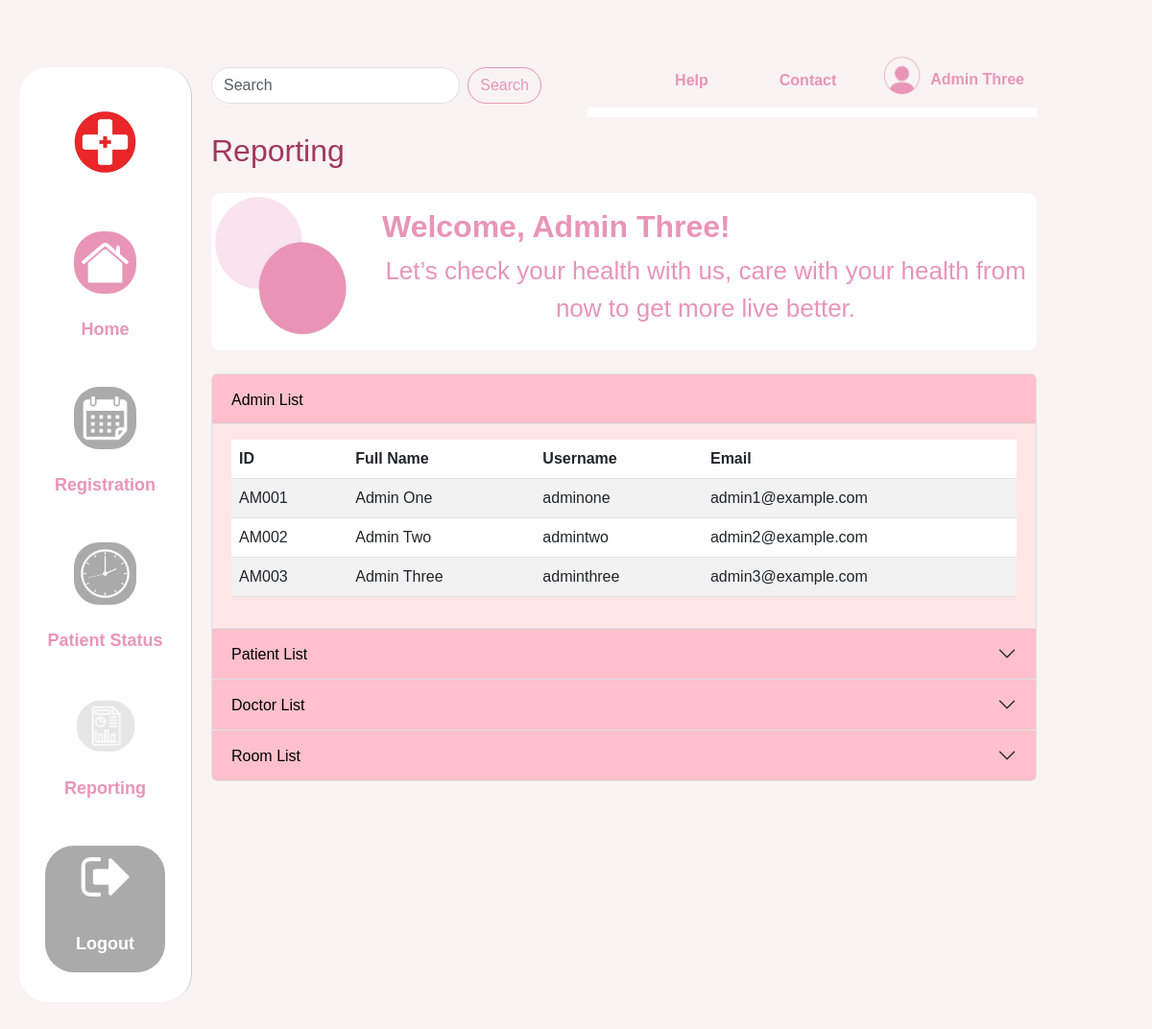
The app's page /reporting.php (signed in), older data.
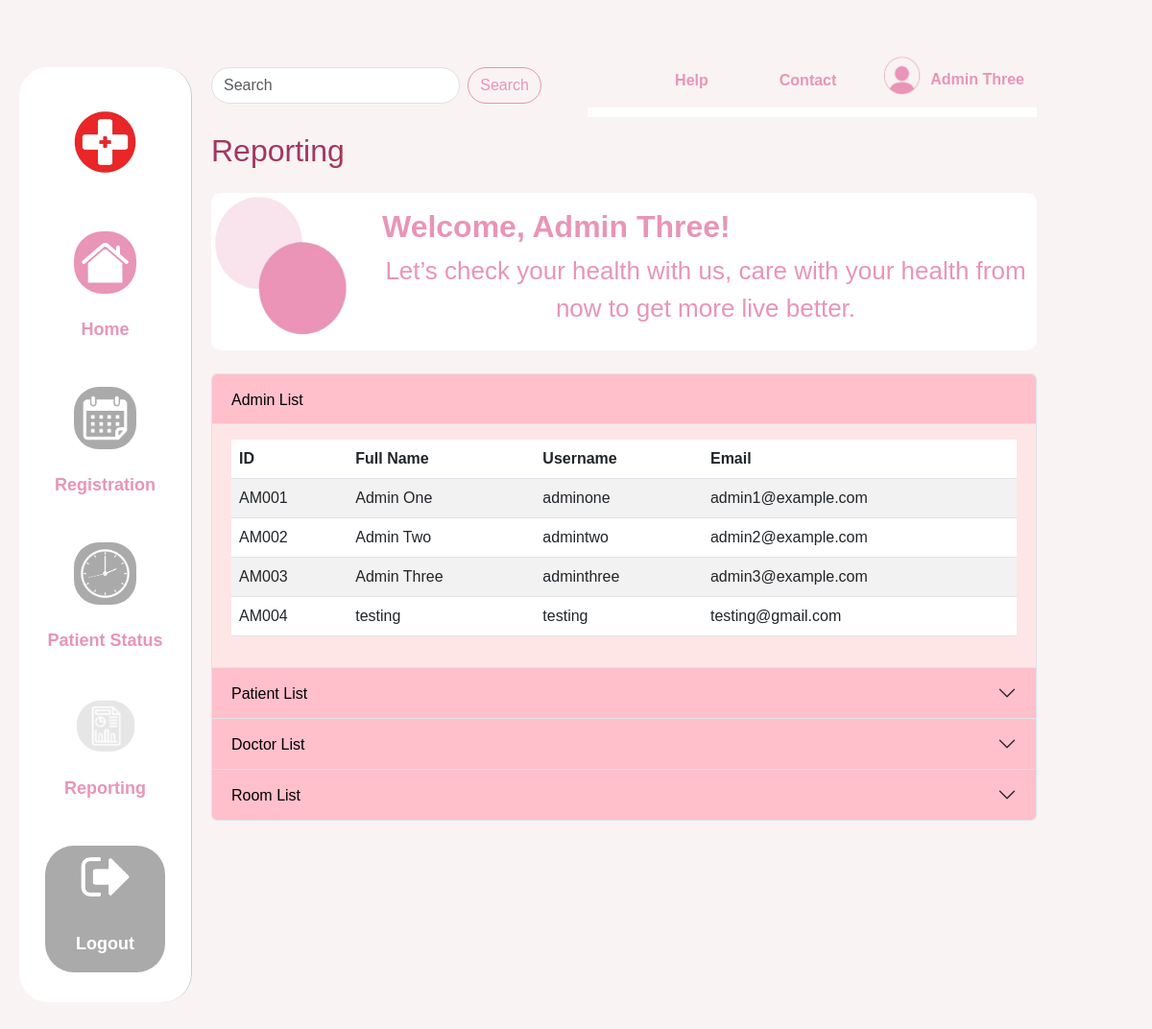
The same page, newer data.
### tables this page shows
CREATE TABLE `msadmin` (
  `admin_id` varchar(5) NOT NULL,
  `password` varchar(100) NOT NULL,
  `email` varchar(100) DEFAULT NULL,
  `fullname` varchar(100) DEFAULT NULL,
  `username` varchar(100) DEFAULT NULL
);

### reporting.php (the view, shortened to what the changed rows need)
<?php
$conn = getConnection();;
$adminList = $conn->query("SELECT admin_id, fullname, username, email FROM MsAdmin");
?>
<!DOCTYPE html>
<html lang="en">
<head>
    <link
        href="https://cdn.jsdelivr.net/npm/bootstrap@5.3.0/dist/css/bootstrap.min.css"
        rel="stylesheet" />
    <link rel="stylesheet" href="css/reporting.css" />
    <link rel="stylesheet" href="css/registrationland.css" />
</head>
<body>
    <div class="container-fluid">
        <div class="row">
            <div class="col-md-10 content">
                <h1 class="fw-medium">Reporting</h1>
                <div class="welcome-section text-center p-0 my-4 d-flex flex-row justify-content-start align-items-top">
                    <div class="hero-text flex-fill p-2">
                        <h2 class="fs-2 mt-2">Welcome, <?php echo $_SESSION['fullname'] ?>!</h2>
                    </div>
                </div>
                <div class="accordion" id="accordionExample">
                    <div class="accordion-item">
                        <h2 class="accordion-header" id="headingOne">
                            <button class="accordion-button" type="button" data-bs-toggle="collapse" data-bs-target="#collapseOne" aria-expanded="true" aria-controls="collapseOne">
                                Admin List
                            </button>
                        </h2>
                        <div id="collapseOne" class="accordion-collapse collapse show" aria-labelledby="headingOne" data-bs-parent="#accordionExample">
                            <div class="accordion-body">
                                <?php if ($adminList->num_rows > 0): ?>
                                    <table class="table table-striped">
                                        <thead>
                                            <tr>
                                                <th>ID</th>
                                                <th>Full Name</th>
                                                <th>Username</th>
                                                <th>Email</th>
                                            </tr>
                                        </thead>
                                        <tbody>
                                            <?php while ($admin = $adminList->fetch_assoc()): ?>
                                                <tr>
                                                    <td><?= $admin['admin_id'] ?></td>
                                                    <td><?= $admin['fullname'] ?></td>
                                                    <td><?= $admin['username'] ?></td>
                                                    <td><?= $admin['email'] ?></td>
                                                </tr>
                                            <?php endwhile; ?>
                                        </tbody>
                                    </table>
                                <?php else: ?>
                                    <p>No admin records found.</p>
                                <?php endif; ?>
                            </div>
                        </div>
                    </div>
                    <div class="accordion-item">
                        <h2 class="accordion-header" id="headingTwo">
                            <button class="accordion-button collapsed" type="button" data-bs-toggle="collapse" data-bs-target="#collapseTwo" aria-expanded="false" aria-controls="collapseTwo">
                                Patient List
                            </button>
                        </h2>
                    </div>
                    <div class="accordion-item">
                        <h2 class="accordion-header" id="headingThree">
                            <button class="accordion-button collapsed" type="button" data-bs-toggle="collapse" data-bs-target="#collapseThree" aria-expanded="false" aria-controls="collapseThree">
                                Doctor List
                            </button>
                        </h2>
                    </div>
                    <div class="accordion-item">
                        <h2 class="accordion-header" id="headingFour">
                            <button class="accordion-button collapsed" type="button" data-bs-toggle="collapse" data-bs-target="#collapseFour" aria-expanded="false" aria-controls="collapseFour">
                                Room List
                            </button>
                        </h2>
                    </div>
                </div>
            </div>
        </div>
    </div>
</body>
</html>

Row changes from the older to the newer data that the page shows:
added msadmin: admin_id "AM004", fullname "testing", username "testing", email "testing@gmail.com"
